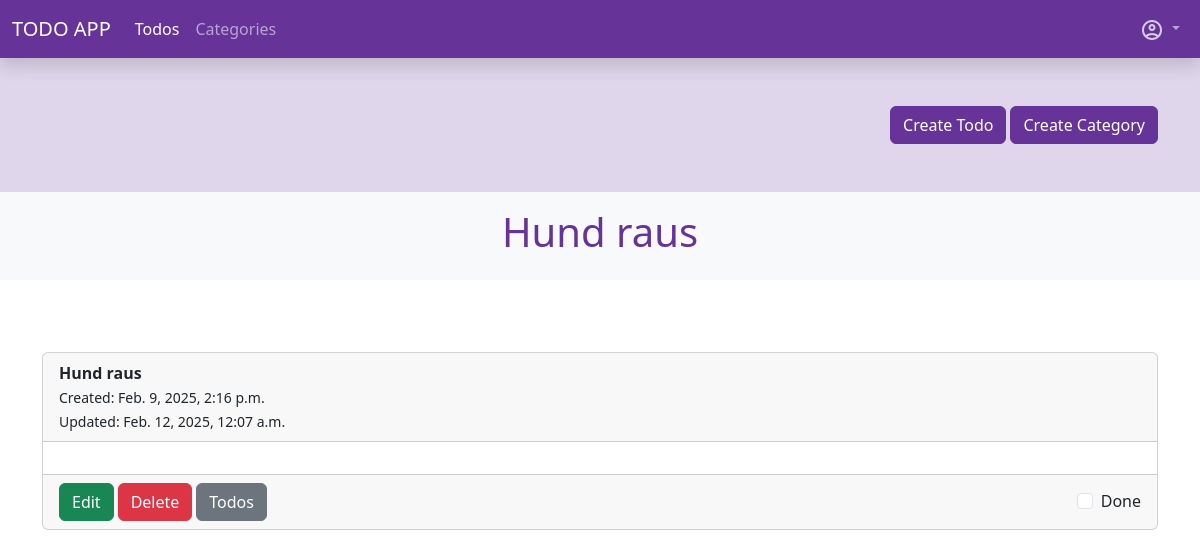
Page /app-todos/todo/detail/3/ (signed in) on the committed database.
### todo_app/models.py (models this page shows, shortened)
class Todo(models.Model):
    user = models.ForeignKey(User, on_delete=models.CASCADE, verbose_name=_("User"))
    title = models.CharField(max_length=150, verbose_name=_("title"))
    content = tinymce_models.HTMLField(verbose_name=_("Content"))
    categories = models.ManyToManyField(Category, blank=True, related_name="todos", verbose_name=_("Categories"))
    done = models.BooleanField(default=False, verbose_name=_("Done"))
    created = models.DateTimeField(auto_now_add=True, verbose_name=_("Created"))
    updated = models.DateTimeField(auto_now=True, verbose_name=_("Updated"))
    class Meta:
        ordering = [
            "done",
            "-updated"
        ]
        verbose_name = _("Todo")
        verbose_name_plural = _("Todos")

### todo_app/views.py (the view)
# urls.py: path("todo/detail/<int:pk>/", views.TodoDetailView.as_view(), name="todo_detail"),
class TodoDetailView(LoginRequiredMixin, DetailView):
    model = Todo
    template_name = "todo_app/todo_detail.html"
    login_url = reverse_lazy("sevo_user:sign_in")
    def get_queryset(self, *args, **kwargs):
        return super().get_queryset().filter(user=self.request.user)
    def get_context_data(self, **kwargs):
        ctx = super().get_context_data(**kwargs)
        print(self.get_object().title)
        ctx.update({
            "title": self.get_object().title,
            "meta_data": True
        })
        return ctx

### todo_app/templatetags/todo_tags.py (called while the page is built)
@register.simple_tag
def active_site(path, name):
    print(path)
    path_splitted = path.split("/")
    print(path_splitted)
    path_compare = path_splitted[2]
    if name in path_compare:
        return "active"

### todo_app/templates/todo_app/todo_detail.html (shortened to what this page needs)
{% extends "base.html" %}
{% load i18n %}
{% block header %}
    {% include "./partials/_heading.html" with title=object.title %}
{% endblock %}
{% block content %}
    <div id="todo-single">
        {% include "./partials/_todo-item-detail.html" %}
    </div>
{% endblock %}

### todo_app/templates/todo_app/partials/_heading.html
<div class="bg-light py-3">
    <div class="container d-flex justify-content-center">
        <h1 class="text-primary">{{ title }}</h1>
    </div>
</div>

### todo_app/templates/todo_app/partials/_todo-item.html (shortened to what this page needs)
{% load i18n %}
<div class="card my-4">
    <div class="card-header">
        <strong>
            {{ title }}
        </strong>
        {% if meta_data %}
            <div class="meta-data">
                <small>
                    {% trans "Created" %}: <time datetime="{{ todo.created }}">{{ todo.created }}</time>
                </small>
                <br>
                <small>
                    {% trans "Updated" %}: <time datetime="{{ todo.updated }}">{{ todo.updated }}</time>
                </small>
            </div>
        {% endif %}
    </div>
    <div class="card-body">
    </div>
    <div class="card-footer">
        <div class="d-flex gap-3 justify-content-between align-items-center flex-column flex-md-row gap-md-1">
            <div class="d-flex align-items-center gap-1 flex-md-row flex-column">
                {% if update %}
                    <a class="btn btn-success" href="{% url "todo_app:todo_update" pk=todo.pk %}">{% trans "Edit" %}</a>
                {% endif %}
                {% if delete %}
                    <a class="btn btn-danger" href="{% url "todo_app:todo_delete" pk=todo.pk %}">{% trans "Delete" %}</a>
                {% endif %}
                {% include "./_todo-back.html" %}
            </div>
            <div>
                {% if done %}
                    {% if list %}
                        {% include "./_todo-done-check-list.html" %}
                    {% else %}
                        {% include "./_todo-done-check-single.html" %}
                    {% endif %}
                {% endif %}
            </div>
        </div>
    </div>
</div>

### todo_app/templates/todo_app/partials/_todo-done-check-single.html (shortened to what this page needs)
{% load i18n %}
<div class="form-check form-switchss">
    <label class="form-check-label" for="{{ todo.title }}-{{ todo.pk }}">{% trans "Done" %}</label>
    <input class="form-check-input"
        type="checkbox"
        role="switch"
        id="{{ todo.title }}-{{ todo.pk }}"
        name="done"
        hx-post="{% url "todo_app:todo_switch_done_single" pk=todo.pk %}"
        hx-target="#todo-single"
    >
</div>

### rows in the picture
Todo: title "Hund raus", created "Feb. 9, 2025, 2:16 p.m.", updated "Feb. 12, 2025, 12:07 a.m."
